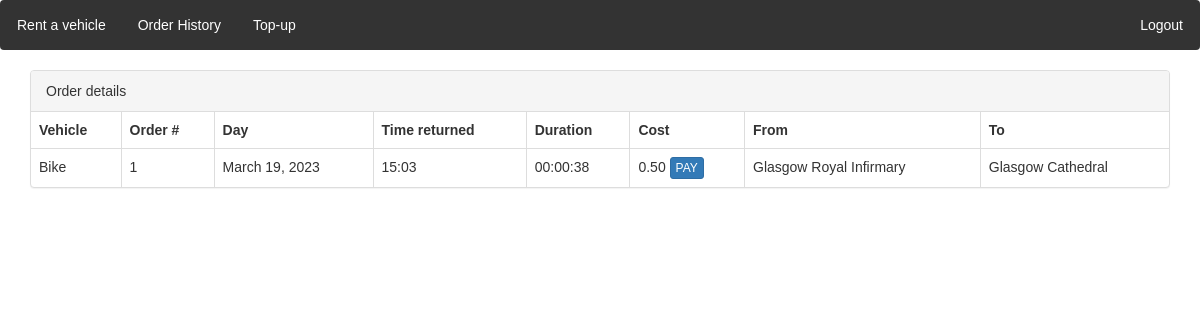
The app's page /order_history/1/details/ (signed in) with its own data.
### locations/models.py (models this page shows, shortened)
class VehicleType(models.Model):
    name = models.CharField(max_length=10, unique=True)
    cost_per_minute_in_cent = models.IntegerField(default= 30)
    cost_for_initial_order = models.IntegerField(default = 50)

class Order(models.Model):
    customer = models.ForeignKey(CustomUser, on_delete=models.CASCADE)
    vehicle = models.ForeignKey(Vehicle, on_delete=models.CASCADE)
    initial_time = models.DateTimeField(auto_now_add=True)
    cost = models.DecimalField(max_digits=6, decimal_places=2, null = True, default=None)
    final_time = models.DateTimeField(null = True)
    initial_location = models.ForeignKey(Location, on_delete=models.CASCADE, null=False, related_name='start')
    final_location = models.ForeignKey(Location, on_delete=models.CASCADE, null=True, related_name='end')
    is_paid = models.BooleanField(default=False)

class Location(models.Model):
    address = models.TextField(unique=True)
    latitude = models.FloatField(blank = True, null = True)
    longitude = models.FloatField(blank = True, null = True)

### locations/views.py (the view)
# urls.py: path('order_history/<int:nid>/details/', views.order_detail, name = 'order_detail'),
def order_detail(request,nid):
    if request.user is None or not request.user.is_authenticated:
        return redirect("/accounts/login")
    order = models.Order.objects.get(id=nid)
    vehicle = order.vehicle.type.name
    date = order.initial_time.date()
    return_time = order.final_time.strftime("%H:%M")
    timedelta = order.final_time - order.initial_time
    hours, remainder = divmod(timedelta.seconds, 3600)
    minutes, seconds = divmod(remainder, 60)
    formatted_time = f"{hours:02d}:{minutes:02d}:{seconds:02d}"
    cost = order.cost
    initial_address = order.initial_location.address
    final_address = order.final_location.address
    if order.customer.user != request.user:
        return redirect("/order_history/")
    obj={'vehicle': vehicle , 'order_id':nid, 'date': date , 'returntime':return_time , 'formatted_time': formatted_time , 'cost':cost , 'iadd':initial_address , 'fadd':final_address, 'is_paid': order.is_paid}
    return render(request, 'locations/order_detail.html', {'obj': obj})

### locations/context_processors.py (called while the page is built)
def message_processor(request):
    if not request.user.username:
         return {
        'unreturned' : None
    }
    username = request.user.username
    logged_user  = CustomUser.objects.get(user = User.objects.get(username = username))
    unreturned_order = Order.objects.filter(customer = logged_user, final_time = None).first()
    return {
        'unreturned' : unreturned_order
    }

### templates/locations/order_detail.html (shortened to what this page needs)
{% extends "locations/base.html" %}
{% load static %}
{% block extrahead %}
<link rel="stylesheet" type="text/css" href="{% static 'css/order.css' %}">
{% endblock %}
{% block content %}
  <div>
      <div class="container">
        <div class="panel panel-default">
      <div class="panel-heading">Order details</div>
      <table class="table table-bordered">
        <thead>
          <tr>
            <th>Vehicle </th>
            <th>Order #</th>
            <th>Day </th>
            <th>Time returned</th>
            <th>Duration </th>
            <th>Cost </th>
            <th>From </th>
            <th>To</th>
          </tr>
        </thead>
        <tbody>
          <tr>
             <td>{{ obj.vehicle }}</td>
             <td>{{ obj.order_id }}</td>
             <td>{{ obj.date }}</td>
             <td>{{ obj.returntime }}</td>
             <td>{{ obj.formatted_time }}</td>
             <td>{{ obj.cost }}
              {% if obj.is_paid != True %}
              <a class="btn btn-primary btn-xs" href="{% url 'locations:order_payment' nid=obj.order_id %}"> PAY </a>
              {% endif %}
             </td>
             <td>{{ obj.iadd }}</td>
             <td>{{ obj.fadd }}</td>
          </tr>
        </tbody>
      </table>
    </div>
  </div>
{% endblock %}

### static/css/navbar.css (style rules this page uses)
body { zoom: 100%; }
* { margin: 0; padding: 0; box-sizing: border-box; }
body { font-family: Arial, sans-serif; }

### records on screen
VehicleType: vehicle "Bike"
Order: cost "0.50"
Location: iadd "Glasgow Royal Infirmary"
Location: fadd "Glasgow Cathedral"

### other values on screen
{{ obj.order_id }} "1"
{{ obj.date }} "March 19, 2023"
{{ obj.returntime }} "15:03"
{{ obj.formatted_time }} "00:00:38"
